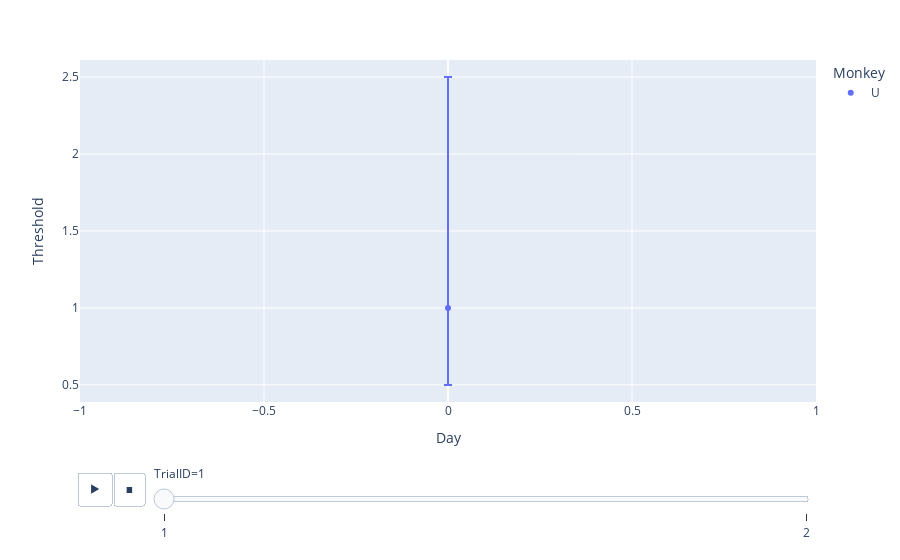

This figure's notebook cell:
### Code cell
px.scatter(
    pd.DataFrame(
        {
            "Day": [0, 0],
            "Threshold": [1, 1.5],
            "CI_95": [1.5, 2],
            "CI_5": [0.5, 1.5],
            "TrialID": [1, 2],
            "Monkey": ["U", "U"],
        }
    ),
    x="Day",
    y="Threshold",
    error_y="CI_95",
    error_y_minus="CI_5",
    animation_frame="TrialID",
    animation_group="Day",
    color="Monkey",
)

### Figure 1 — Plotly figure (JSON) as saved in the notebook; plotly's stock layout.template omitted (floating-point values rounded to 4 significant figures)
{"data": [{"error_y": {"array": [1.5], "arrayminus": [0.5]}, "hovertemplate": "Monkey=U<br>TrialID=1<br>Day=%{x}<br>Threshold=%{y}<extra></extra>", "ids": [0], "legendgroup": "U", "marker": {"color": "#636efa", "symbol": "circle"}, "mode": "markers", "name": "U", "orientation": "v", "showlegend": true, "type": "scatter", "x": [0], "xaxis": "x", "y": [1], "yaxis": "y"}], "layout": {"legend": {"title": {"text": "Monkey"}, "tracegroupgap": 0}, "margin": {"t": 60}, "sliders": [{"active": 0, "currentvalue": {"prefix": "TrialID="}, "len": 0.9, "pad": {"b": 10, "t": 60}, "steps": [{"args": [["1"], {"frame": {"duration": 0, "redraw": false}, "fromcurrent": true, "mode": "immediate", "transition": {"duration": 0, "easing": "linear"}}], "label": "1", "method": "animate"}, {"args": [["2"], {"frame": {"duration": 0, "redraw": false}, "fromcurrent": true, "mode": "immediate", "transition": {"duration": 0, "easing": "linear"}}], "label": "2", "method": "animate"}], "x": 0.1, "xanchor": "left", "y": 0, "yanchor": "top"}], "updatemenus": [{"buttons": [{"args": [null, {"frame": {"duration": 500, "redraw": false}, "fromcurrent": true, "mode": "immediate", "transition": {"duration": 500, "easing": "linear"}}], "label": "&#9654;", "method": "animate"}, {"args": [[null], {"frame": {"duration": 0, "redraw": false}, "fromcurrent": true, "mode": "immediate", "transition": {"duration": 0, "easing": "linear"}}], "label": "&#9724;", "method": "animate"}], "direction": "left", "pad": {"r": 10, "t": 70}, "showactive": false, "type": "buttons", "x": 0.1, "xanchor": "right", "y": 0, "yanchor": "top"}], "xaxis": {"anchor": "y", "domain": [0, 1], "title": {"text": "Day"}}, "yaxis": {"anchor": "x", "domain": [0, 1], "title": {"text": "Threshold"}}}}
